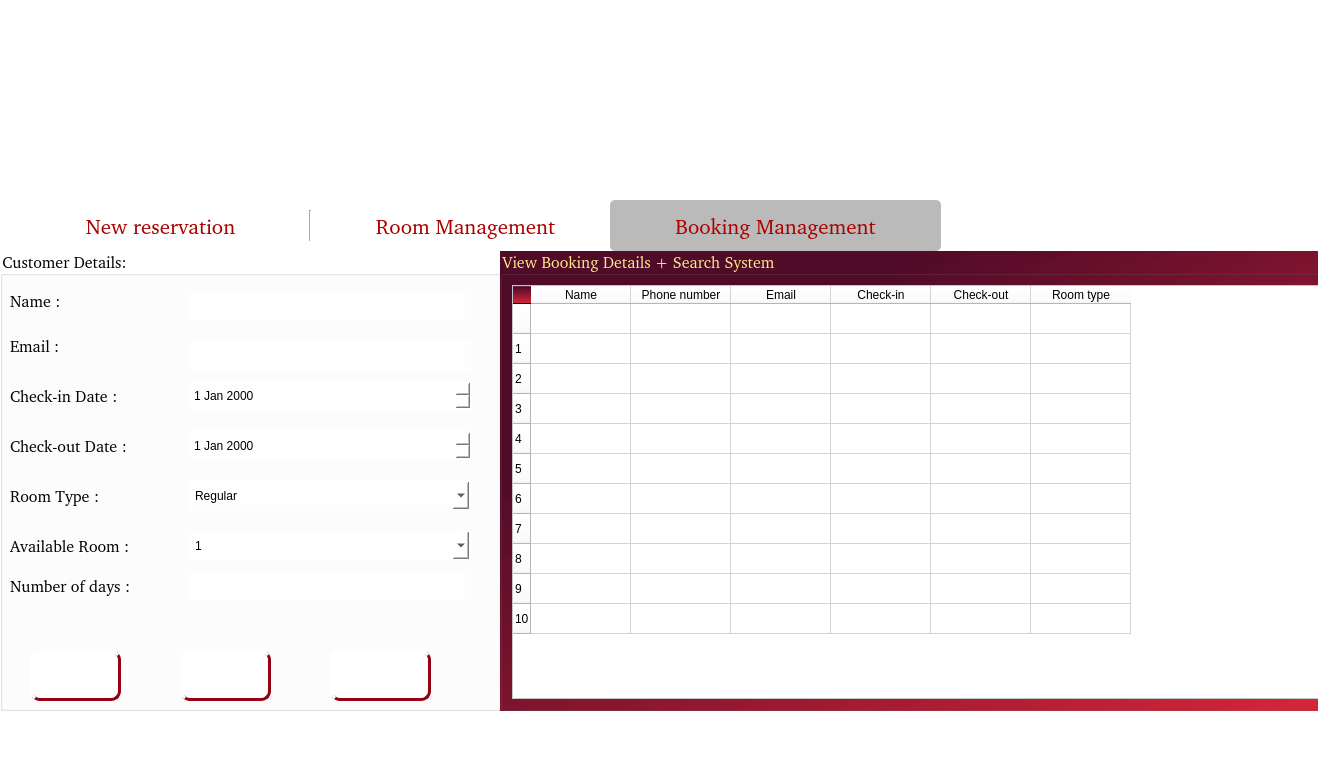
<?xml version="1.0" encoding="UTF-8"?>
<ui version="4.0">
 <class>MainWindow</class>
 <widget class="QMainWindow" name="MainWindow">
  <property name="geometry">
   <rect>
    <x>0</x>
    <y>0</y>
    <width>1318</width>
    <height>762</height>
   </rect>
  </property>
  <property name="windowTitle">
   <string> K24411E</string>
  </property>
  <property name="styleSheet">
   <string notr="true">background-color: rgb(255, 255, 255);</string>
  </property>
  <widget class="QWidget" name="centralwidget">
   <widget class="QGroupBox" name="groupBoxWarehouse">
    <property name="geometry">
     <rect>
      <x>0</x>
      <y>250</y>
      <width>501</width>
      <height>461</height>
     </rect>
    </property>
    <property name="font">
     <font>
      <family>#9Slide03 SFU Toledo Bold</family>
      <pointsize>12</pointsize>
      <weight>50</weight>
      <italic>false</italic>
      <bold>false</bold>
     </font>
    </property>
    <property name="styleSheet">
     <string notr="true">border-color: rgb(255, 255, 255);
background-color: rgb(255, 255, 255);
color: qlineargradient(spread:pad, x1:0.608, y1:0.546091, x2:0.994318, y2:0.960227, stop:0.0681818 rgba(80, 11, 40, 255), stop:1 rgba(210, 26, 48, 243));
font: 12pt &quot;#9Slide03 SFU Toledo Bold&quot;;
    border: 1px solid rgb(60, 60, 60); /* Viền đen */
    border-radius: 1px; /* Bo góc nhẹ để nhìn mềm mại hơn */
hover {
    background-color: rgb(90, 150, 200); /* Màu sáng hơn khi hover */
}
</string>
    </property>
    <property name="title">
     <string>Customer Details:</string>
    </property>
    <property name="alignment">
     <set>Qt::AlignBottom|Qt::AlignLeading|Qt::AlignLeft</set>
    </property>
    <property name="flat">
     <bool>false</bool>
    </property>
    <widget class="QLabel" name="label_7">
     <property name="geometry">
      <rect>
       <x>10</x>
       <y>80</y>
       <width>121</width>
       <height>31</height>
      </rect>
     </property>
     <property name="font">
      <font>
       <family>#9Slide03 SFU Toledo Bold</family>
       <pointsize>12</pointsize>
       <weight>50</weight>
       <italic>false</italic>
       <bold>false</bold>
      </font>
     </property>
     <property name="styleSheet">
      <string notr="true">background-color: transparent;
 border:transparent;</string>
     </property>
     <property name="text">
      <string>Email :</string>
     </property>
    </widget>
    <widget class="QLabel" name="label_8">
     <property name="geometry">
      <rect>
       <x>10</x>
       <y>130</y>
       <width>151</width>
       <height>31</height>
      </rect>
     </property>
     <property name="font">
      <font>
       <family>#9Slide03 SFU Toledo Bold</family>
       <pointsize>12</pointsize>
       <weight>50</weight>
       <italic>false</italic>
       <bold>false</bold>
      </font>
     </property>
     <property name="styleSheet">
      <string notr="true">background-color: transparent; border:transparent;</string>
     </property>
     <property name="text">
      <string>Check-in Date :</string>
     </property>
    </widget>
    <widget class="QLabel" name="label_9">
     <property name="geometry">
      <rect>
       <x>10</x>
       <y>180</y>
       <width>151</width>
       <height>31</height>
      </rect>
     </property>
     <property name="font">
      <font>
       <family>#9Slide03 SFU Toledo Bold</family>
       <pointsize>12</pointsize>
       <weight>50</weight>
       <italic>false</italic>
       <bold>false</bold>
      </font>
     </property>
     <property name="styleSheet">
      <string notr="true">background-color: transparent; border:transparent;</string>
     </property>
     <property name="text">
      <string>Check-out Date :</string>
     </property>
    </widget>
    <widget class="QLabel" name="label_10">
     <property name="geometry">
      <rect>
       <x>10</x>
       <y>230</y>
       <width>151</width>
       <height>31</height>
      </rect>
     </property>
     <property name="font">
      <font>
       <family>#9Slide03 SFU Toledo Bold</family>
       <pointsize>12</pointsize>
       <weight>50</weight>
       <italic>false</italic>
       <bold>false</bold>
      </font>
     </property>
     <property name="styleSheet">
      <string notr="true">background-color: transparent; border:transparent;</string>
     </property>
     <property name="text">
      <string>Room Type :</string>
     </property>
    </widget>
    <widget class="QLabel" name="label_11">
     <property name="geometry">
      <rect>
       <x>10</x>
       <y>280</y>
       <width>191</width>
       <height>31</height>
      </rect>
     </property>
     <property name="font">
      <font>
       <family>#9Slide03 SFU Toledo Bold</family>
       <pointsize>12</pointsize>
       <weight>50</weight>
       <italic>false</italic>
       <bold>false</bold>
      </font>
     </property>
     <property name="styleSheet">
      <string notr="true">background-color: transparent; border:transparent;</string>
     </property>
     <property name="text">
      <string>Available Room :</string>
     </property>
    </widget>
    <widget class="QLabel" name="label_12">
     <property name="geometry">
      <rect>
       <x>10</x>
       <y>320</y>
       <width>191</width>
       <height>31</height>
      </rect>
     </property>
     <property name="font">
      <font>
       <family>#9Slide03 SFU Toledo Bold</family>
       <pointsize>12</pointsize>
       <weight>50</weight>
       <italic>false</italic>
       <bold>false</bold>
      </font>
     </property>
     <property name="styleSheet">
      <string notr="true">background-color: transparent; border:transparent;</string>
     </property>
     <property name="text">
      <string>Number of days :</string>
     </property>
    </widget>
    <widget class="QPushButton" name="pushButtonClear_3">
     <property name="geometry">
      <rect>
       <x>30</x>
       <y>400</y>
       <width>91</width>
       <height>51</height>
      </rect>
     </property>
     <property name="font">
      <font>
       <family>#9Slide03 SFU Toledo Bold</family>
       <pointsize>-1</pointsize>
       <weight>50</weight>
       <italic>false</italic>
       <bold>false</bold>
      </font>
     </property>
     <property name="styleSheet">
      <string notr="true">
QPushButton {
    background-color: qlineargradient(spread:pad, x1:0.221636, y1:0.171091, x2:0.994318, y2:0.960227,
                                      stop:0.0681818 rgba(80, 11, 40, 255),
                                      stop:1 rgba(211, 26, 48, 243)); /* Gradient màu nền */
    color: white;
    border-radius: 10px;
    padding: 8px;
    font-size: 14px;

    /* Viền sáng ở trên &amp; tối ở dưới để tạo hiệu ứng 3D */
    border: 2px solid rgb(255, 255, 255); /* Viền trắng tổng thể */
    border-top: 3px solid rgb(255, 255, 255); /* Viền trên sáng hơn */
    border-left: 3px solid rgb(255, 255, 255);
    border-bottom: 3px solid rgb(150, 0, 20); /* Viền dưới tối hơn */
    border-right: 3px solid rgb(150, 0, 20);
}

QPushButton:pressed {
    border-top: 3px solid rgb(150, 0, 20); /* Khi nhấn, đổi viền trên tối hơn */
    border-left: 3px solid rgb(150, 0, 20);
    border-bottom: 3px solid rgb(255, 255, 255); /* Viền dưới sáng hơn */
    border-right: 3px solid rgb(255, 255, 255);
    background-color: rgb(150, 0, 20); /* Màu nền tối hơn khi nhấn */
}
</string>
     </property>
     <property name="text">
      <string>Update</string>
     </property>
    </widget>
    <widget class="QPushButton" name="pushButtonClear_4">
     <property name="geometry">
      <rect>
       <x>180</x>
       <y>400</y>
       <width>91</width>
       <height>51</height>
      </rect>
     </property>
     <property name="font">
      <font>
       <family>#9Slide03 SFU Toledo Bold</family>
       <pointsize>-1</pointsize>
       <weight>50</weight>
       <italic>false</italic>
       <bold>false</bold>
      </font>
     </property>
     <property name="styleSheet">
      <string notr="true">
QPushButton {
    background-color: qlineargradient(spread:pad, x1:0.221636, y1:0.171091, x2:0.994318, y2:0.960227,
                                      stop:0.0681818 rgba(80, 11, 40, 255),
                                      stop:1 rgba(211, 26, 48, 243)); /* Gradient màu nền */
    color: white;
    border-radius: 10px;
    padding: 8px;
    font-size: 14px;

    /* Viền sáng ở trên &amp; tối ở dưới để tạo hiệu ứng 3D */
    border: 2px solid rgb(255, 255, 255); /* Viền trắng tổng thể */
    border-top: 3px solid rgb(255, 255, 255); /* Viền trên sáng hơn */
    border-left: 3px solid rgb(255, 255, 255);
    border-bottom: 3px solid rgb(150, 0, 20); /* Viền dưới tối hơn */
    border-right: 3px solid rgb(150, 0, 20);
}

QPushButton:pressed {
    border-top: 3px solid rgb(150, 0, 20); /* Khi nhấn, đổi viền trên tối hơn */
    border-left: 3px solid rgb(150, 0, 20);
    border-bottom: 3px solid rgb(255, 255, 255); /* Viền dưới sáng hơn */
    border-right: 3px solid rgb(255, 255, 255);
    background-color: rgb(150, 0, 20); /* Màu nền tối hơn khi nhấn */
}
</string>
     </property>
     <property name="text">
      <string>Delete</string>
     </property>
    </widget>
    <widget class="QPushButton" name="pushButtonClear_5">
     <property name="geometry">
      <rect>
       <x>330</x>
       <y>400</y>
       <width>101</width>
       <height>51</height>
      </rect>
     </property>
     <property name="font">
      <font>
       <family>#9Slide03 SFU Toledo Bold</family>
       <pointsize>-1</pointsize>
       <weight>50</weight>
       <italic>false</italic>
       <bold>false</bold>
      </font>
     </property>
     <property name="styleSheet">
      <string notr="true">
QPushButton {
    background-color: qlineargradient(spread:pad, x1:0.221636, y1:0.171091, x2:0.994318, y2:0.960227,
                                      stop:0.0681818 rgba(80, 11, 40, 255),
                                      stop:1 rgba(211, 26, 48, 243)); /* Gradient màu nền */
    color: white;
    border-radius: 10px;
    padding: 8px;
    font-size: 14px;

    /* Viền sáng ở trên &amp; tối ở dưới để tạo hiệu ứng 3D */
    border: 2px solid rgb(255, 255, 255); /* Viền trắng tổng thể */
    border-top: 3px solid rgb(255, 255, 255); /* Viền trên sáng hơn */
    border-left: 3px solid rgb(255, 255, 255);
    border-bottom: 3px solid rgb(150, 0, 20); /* Viền dưới tối hơn */
    border-right: 3px solid rgb(150, 0, 20);
}

QPushButton:pressed {
    border-top: 3px solid rgb(150, 0, 20); /* Khi nhấn, đổi viền trên tối hơn */
    border-left: 3px solid rgb(150, 0, 20);
    border-bottom: 3px solid rgb(255, 255, 255); /* Viền dưới sáng hơn */
    border-right: 3px solid rgb(255, 255, 255);
    background-color: rgb(150, 0, 20); /* Màu nền tối hơn khi nhấn */
}
</string>
     </property>
     <property name="text">
      <string>Reset</string>
     </property>
    </widget>
    <widget class="QLabel" name="label_14">
     <property name="geometry">
      <rect>
       <x>170</x>
       <y>30</y>
       <width>321</width>
       <height>351</height>
      </rect>
     </property>
     <property name="font">
      <font>
       <family>#9Slide03 SFU Toledo Bold</family>
       <pointsize>10</pointsize>
       <weight>50</weight>
       <italic>false</italic>
       <bold>false</bold>
      </font>
     </property>
     <property name="styleSheet">
      <string notr="true">QWidget {
    background-color: transparent; /* Nền hoàn toàn trong suốt */
    border: 2px solid transparent; /* Viền trong suốt */
    color: rgba(255, 255, 255, 255); /* Giữ màu chữ */
    font: 10pt &quot;#9Slide03 SFU Toledo Bold&quot;;
    border-radius: 2px; /* Bo góc nhẹ */
}

QWidget:hover {
    background-color: rgba(90, 150, 200, 100); /* Hover có màu mờ (gần trong suốt) */
}
</string>
     </property>
     <property name="text">
      <string/>
     </property>
     <property name="pixmap">
      <pixmap>../images/HomePage.jpg</pixmap>
     </property>
     <property name="scaledContents">
      <bool>true</bool>
     </property>
    </widget>
    <widget class="QLineEdit" name="lineEdit">
     <property name="geometry">
      <rect>
       <x>190</x>
       <y>40</y>
       <width>281</width>
       <height>31</height>
      </rect>
     </property>
     <property name="styleSheet">
      <string notr="true">border: 2px solid transparent;
background-color: rgb(255, 255, 255,200);
color: rgb(0, 0, 0);</string>
     </property>
    </widget>
    <widget class="QDateEdit" name="dateEdit">
     <property name="geometry">
      <rect>
       <x>190</x>
       <y>130</y>
       <width>281</width>
       <height>31</height>
      </rect>
     </property>
     <property name="styleSheet">
      <string notr="true">border: 2px solid transparent;
background-color: rgb(255, 255, 255,200);
color: rgb(0, 0, 0);</string>
     </property>
    </widget>
    <widget class="QDateEdit" name="dateEdit_2">
     <property name="geometry">
      <rect>
       <x>190</x>
       <y>180</y>
       <width>281</width>
       <height>31</height>
      </rect>
     </property>
     <property name="styleSheet">
      <string notr="true">border: 2px solid transparent;
background-color: rgb(255, 255, 255,200);
color: rgb(0, 0, 0);</string>
     </property>
    </widget>
    <widget class="QComboBox" name="comboBox_2">
     <property name="geometry">
      <rect>
       <x>190</x>
       <y>230</y>
       <width>281</width>
       <height>31</height>
      </rect>
     </property>
     <property name="styleSheet">
      <string notr="true">border: 2px solid transparent;
background-color: rgb(255, 255, 255,200);
color: rgb(0, 0, 0);</string>
     </property>
     <item>
      <property name="text">
       <string>Regular</string>
      </property>
     </item>
     <item>
      <property name="text">
       <string>VIP</string>
      </property>
     </item>
    </widget>
    <widget class="QComboBox" name="comboBox_3">
     <property name="geometry">
      <rect>
       <x>190</x>
       <y>280</y>
       <width>281</width>
       <height>31</height>
      </rect>
     </property>
     <property name="styleSheet">
      <string notr="true">border: 2px solid transparent;
background-color: rgb(255, 255, 255,200);
color: rgb(0, 0, 0);</string>
     </property>
     <item>
      <property name="text">
       <string>1</string>
      </property>
     </item>
     <item>
      <property name="text">
       <string>2</string>
      </property>
     </item>
     <item>
      <property name="text">
       <string>3</string>
      </property>
     </item>
     <item>
      <property name="text">
       <string>4</string>
      </property>
     </item>
     <item>
      <property name="text">
       <string>5</string>
      </property>
     </item>
    </widget>
    <widget class="QLineEdit" name="lineEdit_3">
     <property name="geometry">
      <rect>
       <x>190</x>
       <y>90</y>
       <width>281</width>
       <height>31</height>
      </rect>
     </property>
     <property name="styleSheet">
      <string notr="true">border: 2px solid transparent;
background-color: rgb(255, 255, 255,200);
color: rgb(0, 0, 0);</string>
     </property>
     <property name="text">
      <string/>
     </property>
    </widget>
    <widget class="QLabel" name="label_15">
     <property name="geometry">
      <rect>
       <x>10</x>
       <y>30</y>
       <width>121</width>
       <height>41</height>
      </rect>
     </property>
     <property name="font">
      <font>
       <family>#9Slide03 SFU Toledo Bold</family>
       <pointsize>12</pointsize>
       <weight>50</weight>
       <italic>false</italic>
       <bold>false</bold>
      </font>
     </property>
     <property name="styleSheet">
      <string notr="true">background-color: transparent;
 border:transparent;</string>
     </property>
     <property name="text">
      <string>Name :</string>
     </property>
    </widget>
    <widget class="QLineEdit" name="lineEdit_4">
     <property name="geometry">
      <rect>
       <x>190</x>
       <y>320</y>
       <width>281</width>
       <height>31</height>
      </rect>
     </property>
     <property name="styleSheet">
      <string notr="true">border: 2px solid transparent;
background-color: rgb(255, 255, 255,200);
color: rgb(0, 0, 0);</string>
     </property>
    </widget>
   </widget>
   <widget class="QGroupBox" name="groupBoxListProduct">
    <property name="geometry">
     <rect>
      <x>500</x>
      <y>250</y>
      <width>831</width>
      <height>461</height>
     </rect>
    </property>
    <property name="font">
     <font>
      <family>#9Slide03 SFU Toledo Bold</family>
      <pointsize>12</pointsize>
      <weight>9</weight>
      <italic>false</italic>
      <bold>false</bold>
     </font>
    </property>
    <property name="styleSheet">
     <string notr="true">background-color: qlineargradient(spread:pad, x1:0.221636, y1:0.171091, x2:0.994318, y2:0.960227, stop:0.0681818 rgba(80, 11, 40, 255), stop:1 rgba(211, 26, 48, 243));
font: 75 12pt &quot;#9Slide03 SFU Toledo Bold&quot;;
color: rgb(255, 232, 137);
</string>
    </property>
    <property name="title">
     <string>View Booking Details + Search System</string>
    </property>
    <layout class="QVBoxLayout" name="verticalLayout_2">
     <item>
      <widget class="QTableWidget" name="tableWidget">
       <property name="styleSheet">
        <string notr="true">background-color: rgb(255, 255, 255);
font: 10pt &quot;Cambria&quot;;
color: rgb(0, 0, 0);</string>
       </property>
       <row>
        <property name="text">
         <string/>
        </property>
       </row>
       <row>
        <property name="text">
         <string>1</string>
        </property>
       </row>
       <row>
        <property name="text">
         <string>2</string>
        </property>
       </row>
       <row>
        <property name="text">
         <string>3</string>
        </property>
       </row>
       <row>
        <property name="text">
         <string>4</string>
        </property>
       </row>
       <row>
        <property name="text">
         <string>5</string>
        </property>
       </row>
       <row>
        <property name="text">
         <string>6</string>
        </property>
       </row>
       <row>
        <property name="text">
         <string>7</string>
        </property>
       </row>
       <row>
        <property name="text">
         <string>8</string>
        </property>
       </row>
       <row>
        <property name="text">
         <string>9</string>
        </property>
       </row>
       <row>
        <property name="text">
         <string>10</string>
        </property>
       </row>
       <column>
        <property name="text">
         <string>Name</string>
        </property>
        <property name="background">
         <color>
          <red>119</red>
          <green>139</green>
          <blue>206</blue>
         </color>
        </property>
       </column>
       <column>
        <property name="text">
         <string>Phone number</string>
        </property>
        <property name="background">
         <color>
          <red>119</red>
          <green>139</green>
          <blue>206</blue>
         </color>
        </property>
       </column>
       <column>
        <property name="text">
         <string>Email</string>
        </property>
        <property name="background">
         <color>
          <red>119</red>
          <green>139</green>
          <blue>206</blue>
         </color>
        </property>
       </column>
       <column>
        <property name="text">
         <string>Check-in</string>
        </property>
        <property name="background">
         <color>
          <red>119</red>
          <green>139</green>
          <blue>206</blue>
         </color>
        </property>
       </column>
       <column>
        <property name="text">
         <string>Check-out</string>
        </property>
        <property name="background">
         <color>
          <red>119</red>
          <green>139</green>
          <blue>206</blue>
         </color>
        </property>
       </column>
       <column>
        <property name="text">
         <string>Room type</string>
        </property>
       </column>
      </widget>
     </item>
    </layout>
   </widget>
   <widget class="QLabel" name="label_3">
    <property name="geometry">
     <rect>
      <x>-50</x>
      <y>0</y>
      <width>1361</width>
      <height>311</height>
     </rect>
    </property>
    <property name="sizePolicy">
     <sizepolicy hsizetype="Expanding" vsizetype="Expanding">
      <horstretch>0</horstretch>
      <verstretch>0</verstretch>
     </sizepolicy>
    </property>
    <property name="text">
     <string/>
    </property>
    <property name="pixmap">
     <pixmap>../images/Cover.png</pixmap>
    </property>
    <property name="scaledContents">
     <bool>true</bool>
    </property>
   </widget>
   <widget class="QPushButton" name="pushButton">
    <property name="geometry">
     <rect>
      <x>0</x>
      <y>200</y>
      <width>321</width>
      <height>51</height>
     </rect>
    </property>
    <property name="font">
     <font>
      <family>#9Slide03 SFU Toledo Bold</family>
      <pointsize>16</pointsize>
      <weight>9</weight>
      <italic>false</italic>
      <bold>false</bold>
     </font>
    </property>
    <property name="focusPolicy">
     <enum>Qt::NoFocus</enum>
    </property>
    <property name="styleSheet">
     <string notr="true">font: 75 16pt &quot;#9Slide03 SFU Toledo Bold&quot;;
color: rgb(170, 0, 0);


    border-radius: 5px;
    padding: 5px;

background-color: rgb(255, 255, 255);</string>
    </property>
    <property name="text">
     <string>New reservation</string>
    </property>
   </widget>
   <widget class="QLabel" name="label_2">
    <property name="geometry">
     <rect>
      <x>910</x>
      <y>220</y>
      <width>421</width>
      <height>31</height>
     </rect>
    </property>
    <property name="text">
     <string/>
    </property>
   </widget>
   <widget class="QPushButton" name="pushButton_BookingManagement">
    <property name="geometry">
     <rect>
      <x>610</x>
      <y>200</y>
      <width>331</width>
      <height>51</height>
     </rect>
    </property>
    <property name="font">
     <font>
      <family>#9Slide03 SFU Toledo Bold</family>
      <pointsize>16</pointsize>
      <weight>9</weight>
      <italic>false</italic>
      <bold>false</bold>
     </font>
    </property>
    <property name="focusPolicy">
     <enum>Qt::NoFocus</enum>
    </property>
    <property name="styleSheet">
     <string notr="true">font: 75 16pt &quot;#9Slide03 SFU Toledo Bold&quot;;
color: rgb(170, 0, 0);


    border-radius: 5px;
    padding: 5px;

background-color: rgb(186, 186, 186);</string>
    </property>
    <property name="text">
     <string>Booking Management</string>
    </property>
   </widget>
   <widget class="QPushButton" name="pushButton_RoomManagement">
    <property name="geometry">
     <rect>
      <x>300</x>
      <y>200</y>
      <width>331</width>
      <height>51</height>
     </rect>
    </property>
    <property name="font">
     <font>
      <family>#9Slide03 SFU Toledo Bold</family>
      <pointsize>16</pointsize>
      <weight>9</weight>
      <italic>false</italic>
      <bold>false</bold>
     </font>
    </property>
    <property name="focusPolicy">
     <enum>Qt::NoFocus</enum>
    </property>
    <property name="styleSheet">
     <string notr="true">font: 75 16pt &quot;#9Slide03 SFU Toledo Bold&quot;;
color: rgb(170, 0, 0);


    border-radius: 10px;
    padding: 5px;

background-color: rgb(255, 255, 255);</string>
    </property>
    <property name="text">
     <string>Room Management</string>
    </property>
   </widget>
   <widget class="Line" name="line">
    <property name="geometry">
     <rect>
      <x>290</x>
      <y>210</y>
      <width>41</width>
      <height>31</height>
     </rect>
    </property>
    <property name="orientation">
     <enum>Qt::Vertical</enum>
    </property>
   </widget>
   <zorder>label_3</zorder>
   <zorder>groupBoxWarehouse</zorder>
   <zorder>groupBoxListProduct</zorder>
   <zorder>pushButton</zorder>
   <zorder>label_2</zorder>
   <zorder>pushButton_RoomManagement</zorder>
   <zorder>pushButton_BookingManagement</zorder>
   <zorder>line</zorder>
  </widget>
  <widget class="QMenuBar" name="menubar">
   <property name="geometry">
    <rect>
     <x>0</x>
     <y>0</y>
     <width>1318</width>
     <height>26</height>
    </rect>
   </property>
  </widget>
  <widget class="QStatusBar" name="statusbar"/>
 </widget>
 <resources/>
 <connections/>
</ui>
